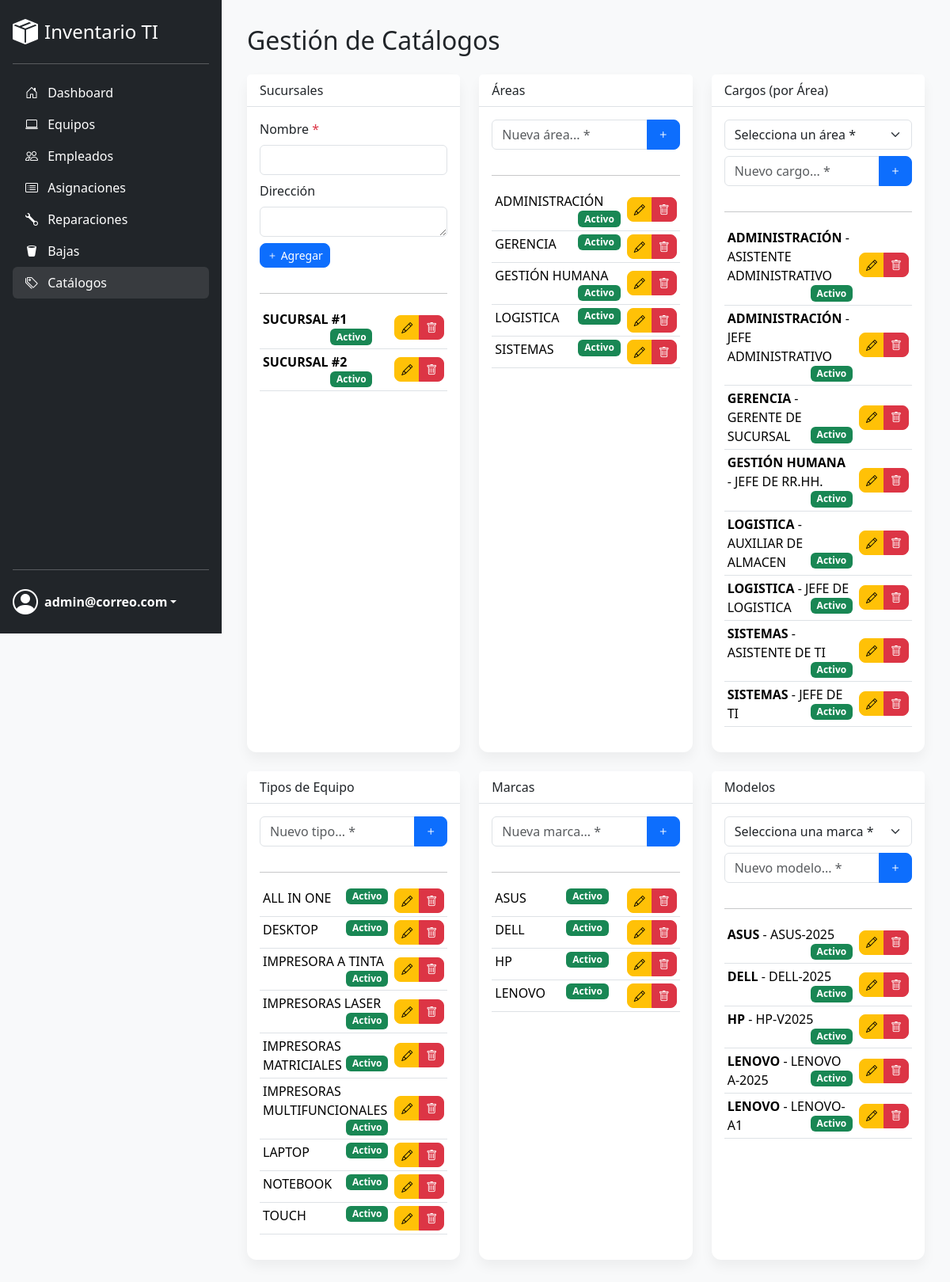
Page /gestion_catalogos.php (signed in) on the committed database.
### tables this page shows
CREATE TABLE IF NOT EXISTS `sucursales` (
  `id` int NOT NULL AUTO_INCREMENT,
  `nombre` varchar(150) NOT NULL,
  `direccion` text,
  `telefono` varchar(50) DEFAULT NULL,
  `estado` enum('Activo','Inactivo') NOT NULL DEFAULT 'Activo',
  PRIMARY KEY (`id`),
  UNIQUE KEY `nombre` (`nombre`)
);

CREATE TABLE IF NOT EXISTS `areas` (
  `id` int NOT NULL AUTO_INCREMENT,
  `nombre` varchar(100) NOT NULL,
  `estado` enum('Activo','Inactivo') NOT NULL DEFAULT 'Activo',
  PRIMARY KEY (`id`),
  UNIQUE KEY `nombre` (`nombre`)
);

CREATE TABLE IF NOT EXISTS `cargos` (
  `id` int NOT NULL AUTO_INCREMENT,
  `id_area` int NOT NULL,
  `nombre` varchar(100) NOT NULL,
  `estado` enum('Activo','Inactivo') NOT NULL DEFAULT 'Activo',
  PRIMARY KEY (`id`),
  UNIQUE KEY `nombre` (`nombre`),
  KEY `fk_cargo_area` (`id_area`),
  CONSTRAINT `fk_cargo_area` FOREIGN KEY (`id_area`) REFERENCES `areas` (`id`) ON DELETE CASCADE ON UPDATE CASCADE
);

CREATE TABLE IF NOT EXISTS `tipos_equipo` (
  `id` int NOT NULL AUTO_INCREMENT,
  `nombre` varchar(100) NOT NULL,
  `estado` enum('Activo','Inactivo') NOT NULL DEFAULT 'Activo',
  PRIMARY KEY (`id`),
  UNIQUE KEY `nombre` (`nombre`)
);

CREATE TABLE IF NOT EXISTS `marcas` (
  `id` int NOT NULL AUTO_INCREMENT,
  `nombre` varchar(100) NOT NULL,
  `estado` enum('Activo','Inactivo') NOT NULL DEFAULT 'Activo',
  PRIMARY KEY (`id`),
  UNIQUE KEY `nombre` (`nombre`)
);

CREATE TABLE IF NOT EXISTS `modelos` (
  `id` int NOT NULL AUTO_INCREMENT,
  `id_marca` int NOT NULL,
  `nombre` varchar(100) NOT NULL,
  `estado` enum('Activo','Inactivo') NOT NULL DEFAULT 'Activo',
  PRIMARY KEY (`id`),
  KEY `fk_modelo_marca` (`id_marca`),
  CONSTRAINT `fk_modelo_marca` FOREIGN KEY (`id_marca`) REFERENCES `marcas` (`id`) ON DELETE CASCADE ON UPDATE CASCADE
);

### public/gestion_catalogos.php (the view, shortened to what this page needs)
<?php
require_once '../templates/header.php';
$sucursales = $conexion->query("SELECT * FROM sucursales ORDER BY nombre");
$tipos = $conexion->query("SELECT * FROM tipos_equipo ORDER BY nombre");
$marcas = $conexion->query("SELECT * FROM marcas ORDER BY nombre");
$modelos = $conexion->query("SELECT m.id, m.nombre, m.estado, ma.nombre as marca_nombre FROM modelos m JOIN marcas ma ON m.id_marca = ma.id ORDER BY ma.nombre, m.nombre");
$areas = $conexion->query("SELECT * FROM areas ORDER BY nombre");
$cargos = $conexion->query("SELECT c.id, c.nombre, c.estado, a.nombre AS area_nombre FROM cargos c JOIN areas a ON c.id_area = a.id ORDER BY a.nombre, c.nombre");
?>
<div class="d-flex justify-content-between align-items-center mb-3">
    <h1 class="h2">Gestión de Catálogos</h1>
</div>
<div class="row">
    <div class="col-lg-4 col-md-6 mb-4">
        <div class="card h-100"><div class="card-header">Sucursales</div><div class="card-body d-flex flex-column"><form method="POST" class="mb-3"><input type="hidden" name="catalogo_sucursal" value="1"><div class="mb-2"><label class="form-label">Nombre <span class="text-danger">*</span></label><input type="text" name="nombre_sucursal" class="form-control" required></div><div class="mb-2"><label class="form-label">Dirección</label><textarea name="direccion_sucursal" class="form-control" rows="1"></textarea></div><button class="btn btn-primary btn-sm" type="submit"><i class="bi bi-plus"></i> Agregar</button></form><hr><div class="table-responsive flex-grow-1"><table class="table table-sm table-hover"><tbody><?php while ($item = $sucursales->fetch_assoc()): ?><tr><td><strong><?php echo htmlspecialchars($item['nombre']); ?></strong><br><small class="text-muted"><?php echo htmlspecialchars($item['direccion']); ?></small><span class="badge float-end <?php echo $item['estado'] == 'Activo' ? 'bg-success' : 'bg-danger'; ?>"><?php echo $item['estado']; ?></span></td><td class="text-end align-middle"><div class="btn-group"><a href="catalogo_editar.php?id=<?php echo $item['id']; ?>&type=sucursal" class="btn btn-warning btn-sm" title="Editar"><i class="bi bi-pencil"></i></a><?php if ($item['estado'] == 'Activo'): ?><a href="?action=deactivate&id=<?php echo $item['id']; ?>&type=sucursal" class="btn btn-danger btn-sm" title="Desactivar"><i class="bi bi-trash"></i></a><?php else: ?><a href="?action=activate&id=<?php echo $item['id']; ?>&type=sucursal" class="btn btn-success btn-sm" title="Activar"><i class="bi bi-check-circle"></i></a><?php endif; ?></div></td></tr><?php endwhile; ?></tbody></table></div></div></div>
    </div>
    <div class="col-lg-4 col-md-6 mb-4">
        <div class="card h-100"><div class="card-header">Áreas</div><div class="card-body d-flex flex-column"><form method="POST" class="mb-3"><input type="hidden" name="catalogo" value="area"><div class="input-group"><input type="text" name="nombre" class="form-control" placeholder="Nueva área... *" required><button class="btn btn-primary" type="submit"><i class="bi bi-plus"></i></button></div></form><hr><div class="table-responsive flex-grow-1"><table class="table table-sm table-hover"><tbody><?php $areas->data_seek(0); while ($item = $areas->fetch_assoc()): ?><tr><td><?php echo htmlspecialchars($item['nombre']); ?><span class="badge float-end <?php echo $item['estado'] == 'Activo' ? 'bg-success' : 'bg-danger'; ?>"><?php echo $item['estado']; ?></span></td><td class="text-end align-middle"><div class="btn-group"><a href="catalogo_editar.php?id=<?php echo $item['id']; ?>&type=area" class="btn btn-warning btn-sm"><i class="bi bi-pencil"></i></a><?php if ($item['estado'] == 'Activo'): ?><a href="?action=deactivate&id=<?php echo $item['id']; ?>&type=area" class="btn btn-danger btn-sm"><i class="bi bi-trash"></i></a><?php else: ?><a href="?action=activate&id=<?php echo $item['id']; ?>&type=area" class="btn btn-success btn-sm"><i class="bi bi-check-circle"></i></a><?php endif; ?></div></td></tr><?php endwhile; ?></tbody></table></div></div></div>
    </div>
    <div class="col-lg-4 col-md-6 mb-4">
        <div class="card h-100"><div class="card-header">Cargos (por Área)</div><div class="card-body d-flex flex-column"><form method="POST" class="mb-3"><input type="hidden" name="catalogo" value="cargo"><div class="mb-2"><select name="id_area" class="form-select" required><option value="">Selecciona un área *</option><?php $areas->data_seek(0); while($area = $areas->fetch_assoc()): ?><option value="<?php echo $area['id']; ?>"><?php echo htmlspecialchars($area['nombre']); ?></option><?php endwhile; ?></select></div><div class="input-group"><input type="text" name="nombre" class="form-control" placeholder="Nuevo cargo... *" required><button class="btn btn-primary" type="submit"><i class="bi bi-plus"></i></button></div></form><hr><div class="table-responsive flex-grow-1"><table class="table table-sm table-hover"><tbody><?php while ($item = $cargos->fetch_assoc()): ?><tr><td><strong><?php echo htmlspecialchars($item['area_nombre']); ?></strong> - <?php echo htmlspecialchars($item['nombre']); ?><span class="badge float-end <?php echo $item['estado'] == 'Activo' ? 'bg-success' : 'bg-danger'; ?>"><?php echo $item['estado']; ?></span></td><td class="text-end align-middle"><div class="btn-group"><a href="catalogo_editar.php?id=<?php echo $item['id']; ?>&type=cargo" class="btn btn-warning btn-sm"><i class="bi bi-pencil"></i></a><?php if ($item['estado'] == 'Activo'): ?><a href="?action=deactivate&id=<?php echo $item['id']; ?>&type=cargo" class="btn btn-danger btn-sm"><i class="bi bi-trash"></i></a><?php else: ?><a href="?action=activate&id=<?php echo $item['id']; ?>&type=cargo" class="btn btn-success btn-sm"><i class="bi bi-check-circle"></i></a><?php endif; ?></div></td></tr><?php endwhile; ?></tbody></table></div></div></div>
    </div>
    <div class="col-lg-4 col-md-6 mb-4">
        <div class="card h-100"><div class="card-header">Tipos de Equipo</div><div class="card-body d-flex flex-column"><form method="POST" class="mb-3"><input type="hidden" name="catalogo" value="tipo"><div class="input-group"><input type="text" name="nombre" class="form-control" placeholder="Nuevo tipo... *" required><button class="btn btn-primary" type="submit"><i class="bi bi-plus"></i></button></div></form><hr><div class="table-responsive flex-grow-1"><table class="table table-sm table-hover"><tbody><?php while($item = $tipos->fetch_assoc()): ?><tr><td><?php echo htmlspecialchars($item['nombre']); ?><span class="badge float-end <?php echo $item['estado'] == 'Activo' ? 'bg-success' : 'bg-danger'; ?>"><?php echo $item['estado']; ?></span></td><td class="text-end align-middle"><div class="btn-group">
            <a href="catalogo_editar.php?id=<?php echo $item['id']; ?>&type=tipo_equipo" class="btn btn-warning btn-sm" title="Editar"><i class="bi bi-pencil"></i></a>
            <?php if ($item['estado'] == 'Activo'): ?><a href="?action=deactivate&id=<?php echo $item['id']; ?>&type=tipo" class="btn btn-danger btn-sm" title="Desactivar"><i class="bi bi-trash"></i></a><?php else: ?><a href="?action=activate&id=<?php echo $item['id']; ?>&type=tipo" class="btn btn-success btn-sm" title="Activar"><i class="bi bi-check-circle"></i></a><?php endif; ?></div></td></tr><?php endwhile; ?></tbody></table></div></div></div>
    </div>
    <div class="col-lg-4 col-md-6 mb-4">
        <div class="card h-100"><div class="card-header">Marcas</div><div class="card-body d-flex flex-column"><form method="POST" class="mb-3"><input type="hidden" name="catalogo" value="marca"><div class="input-group"><input type="text" name="nombre" class="form-control" placeholder="Nueva marca... *" required><button class="btn btn-primary" type="submit"><i class="bi bi-plus"></i></button></div></form><hr><div class="table-responsive flex-grow-1"><table class="table table-sm table-hover"><tbody><?php $marcas->data_seek(0); while($item = $marcas->fetch_assoc()): ?><tr><td><?php echo htmlspecialchars($item['nombre']); ?><span class="badge float-end <?php echo $item['estado'] == 'Activo' ? 'bg-success' : 'bg-danger'; ?>"><?php echo $item['estado']; ?></span></td><td class="text-end align-middle"><div class="btn-group"><a href="catalogo_editar.php?id=<?php echo $item['id']; ?>&type=marca" class="btn btn-warning btn-sm"><i class="bi bi-pencil"></i></a><?php if ($item['estado'] == 'Activo'): ?><a href="?action=deactivate&id=<?php echo $item['id']; ?>&type=marca" class="btn btn-danger btn-sm"><i class="bi bi-trash"></i></a><?php else: ?><a href="?action=activate&id=<?php echo $item['id']; ?>&type=marca" class="btn btn-success btn-sm"><i class="bi bi-check-circle"></i></a><?php endif; ?></div></td></tr><?php endwhile; ?></tbody></table></div></div></div>
    </div>
    <div class="col-lg-4 col-md-6 mb-4">
        <div class="card h-100"><div class="card-header">Modelos</div><div class="card-body d-flex flex-column"><form method="POST" class="mb-3"><input type="hidden" name="catalogo" value="modelo"><div class="mb-2"><select name="id_marca" class="form-select" required><option value="">Selecciona una marca *</option><?php $marcas->data_seek(0); while($marca = $marcas->fetch_assoc()): ?><option value="<?php echo $marca['id']; ?>"><?php echo htmlspecialchars($marca['nombre']); ?></option><?php endwhile; ?></select></div><div class="input-group"><input type="text" name="nombre" class="form-control" placeholder="Nuevo modelo... *" required><button class="btn btn-primary" type="submit"><i class="bi bi-plus"></i></button></div></form><hr><div class="table-responsive flex-grow-1"><table class="table table-sm table-hover"><tbody><?php while($item = $modelos->fetch_assoc()): ?><tr><td><strong><?php echo htmlspecialchars($item['marca_nombre']); ?></strong> - <?php echo htmlspecialchars($item['nombre']); ?><span class="badge float-end <?php echo $item['estado'] == 'Activo' ? 'bg-success' : 'bg-danger'; ?>"><?php echo $item['estado']; ?></span></td><td class="text-end align-middle"><div class="btn-group"><a href="catalogo_editar.php?id=<?php echo $item['id']; ?>&type=modelo" class="btn btn-warning btn-sm"><i class="bi bi-pencil"></i></a><?php if ($item['estado'] == 'Activo'): ?><a href="?action=deactivate&id=<?php echo $item['id']; ?>&type=modelo" class="btn btn-danger btn-sm"><i class="bi bi-trash"></i></a><?php else: ?><a href="?action=activate&id=<?php echo $item['id']; ?>&type=modelo" class="btn btn-success btn-sm"><i class="bi bi-check-circle"></i></a><?php endif; ?></div></td></tr><?php endwhile; ?></tbody></table></div></div></div>
    </div>
</div>
<?php require_once '../templates/footer.php'; ?>

### public/css/style.css (style rules this page uses)
:root { --sidebar-width: 280px; --sidebar-bg-color: #212529; }
body { background-color: #f8f9fa; font-family: 'Segoe UI', Tahoma, Geneva, Verdana, sans-serif; overflow-x: hidden; }
.card { border: none; border-radius: 0.75rem; box-shadow: 0 0.5rem 1rem rgba(0,0,0,0.05); }
.card-header { background-color: #fff; border-bottom: 1px solid #dee2e6; font-weight: 500; }
.btn { border-radius: 0.5rem; font-weight: 500; }

### rows in the picture
sucursales: nombre "SUCURSAL #1", estado "Activo"
sucursales: nombre "SUCURSAL #2", estado "Activo"
areas: nombre "ADMINISTRACIÓN", estado "Activo"
areas: nombre "GERENCIA", estado "Activo"
areas: nombre "GESTIÓN HUMANA", estado "Activo"
areas: nombre "LOGISTICA", estado "Activo"
areas: nombre "SISTEMAS", estado "Activo"
cargos: id_area.nombre "ADMINISTRACIÓN", nombre "ASISTENTE ADMINISTRATIVO", estado "Activo"
cargos: id_area.nombre "ADMINISTRACIÓN", nombre "JEFE ADMINISTRATIVO", estado "Activo"
cargos: id_area.nombre "GERENCIA", nombre "GERENTE DE SUCURSAL", estado "Activo"
cargos: id_area.nombre "GESTIÓN HUMANA", nombre "JEFE DE RR.HH.", estado "Activo"
cargos: id_area.nombre "LOGISTICA", nombre "AUXILIAR DE ALMACEN", estado "Activo"
cargos: id_area.nombre "LOGISTICA", nombre "JEFE DE LOGISTICA", estado "Activo"
cargos: id_area.nombre "SISTEMAS", nombre "ASISTENTE DE TI", estado "Activo"
cargos: id_area.nombre "SISTEMAS", nombre "JEFE DE TI", estado "Activo"
tipos_equipo: nombre "ALL IN ONE", estado "Activo"
tipos_equipo: nombre "DESKTOP", estado "Activo"
tipos_equipo: nombre "IMPRESORA A TINTA", estado "Activo"
tipos_equipo: nombre "IMPRESORAS LASER", estado "Activo"
tipos_equipo: nombre "IMPRESORAS MATRICIALES", estado "Activo"
tipos_equipo: nombre "IMPRESORAS MULTIFUNCIONALES", estado "Activo"
tipos_equipo: nombre "LAPTOP", estado "Activo"
tipos_equipo: nombre "NOTEBOOK", estado "Activo"
tipos_equipo: nombre "TOUCH", estado "Activo"
marcas: nombre "ASUS", estado "Activo"
marcas: nombre "DELL", estado "Activo"
marcas: nombre "HP", estado "Activo"
marcas: nombre "LENOVO", estado "Activo"
modelos: id_marca.nombre "ASUS", nombre "ASUS-2025", estado "Activo"
modelos: id_marca.nombre "DELL", nombre "DELL-2025", estado "Activo"
modelos: id_marca.nombre "HP", nombre "HP-V2025", estado "Activo"
modelos: id_marca.nombre "LENOVO", nombre "LENOVO A-2025", estado "Activo"
modelos: id_marca.nombre "LENOVO", nombre "LENOVO-A1", estado "Activo"

### other values in the picture
$_SESSION['user_nombre'] "admin@correo.com"
